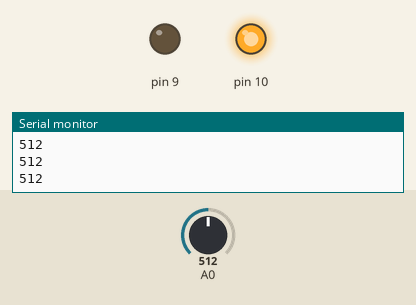
The sketch below on a simulated Arduino Uno, built with avr-gcc and run on an emulated ATmega328P. Shown: output pins drawn as LEDs (lit = HIGH), the last lines printed to the serial monitor. Inputs (shaded band) come from the test bench; at power-on: A0 = 512.

Above: at 1.2 s.
1.3 s: A0 set to 1015
2.8 s: A0 set to 1023
At 4.0 s:
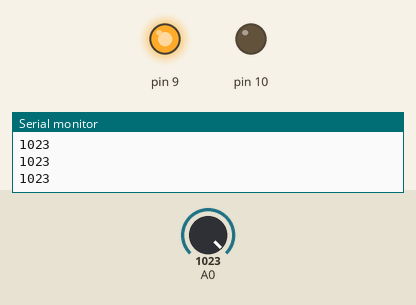
4.3 s: A0 set to 900
At 5.2 s:
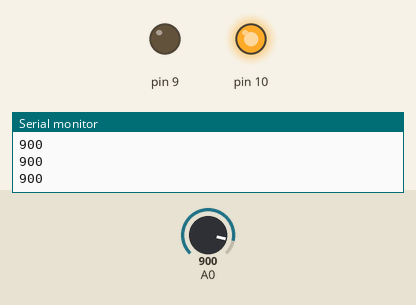
Timing chart, 0 to 7.3 s (numbered marks = the images above; inputs shaded):
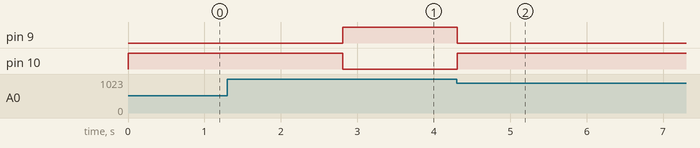

Measured:
- the behaviour switches between 1022 and 1023 on A0 (found by bisection; images 0 and 1)
- after the input at 2.8 s, pin 9: LOW → HIGH at once; pin 10: HIGH → LOW at once
- after the input at 4.3 s, pin 9: HIGH → LOW at once; pin 10: LOW → HIGH at once

The sketch:

19.ino
```cpp
void setup() {
  // put your setup code here, to run once:
  Serial.begin(9600);
  pinMode(9,OUTPUT);
  pinMode(10,OUTPUT);
}

void loop() {
  // put your main code here, to run repeatedly:
  int Temp = analogRead(A0);
  if(Temp==1023){
    digitalWrite(9,HIGH);
    digitalWrite(10,LOW);
  }
  else {
    digitalWrite(10,HIGH);
    digitalWrite(9,LOW);
  }
  delay(10);
  Serial.flush();
  Serial.print(Temp);
  Serial.println();
}
```
